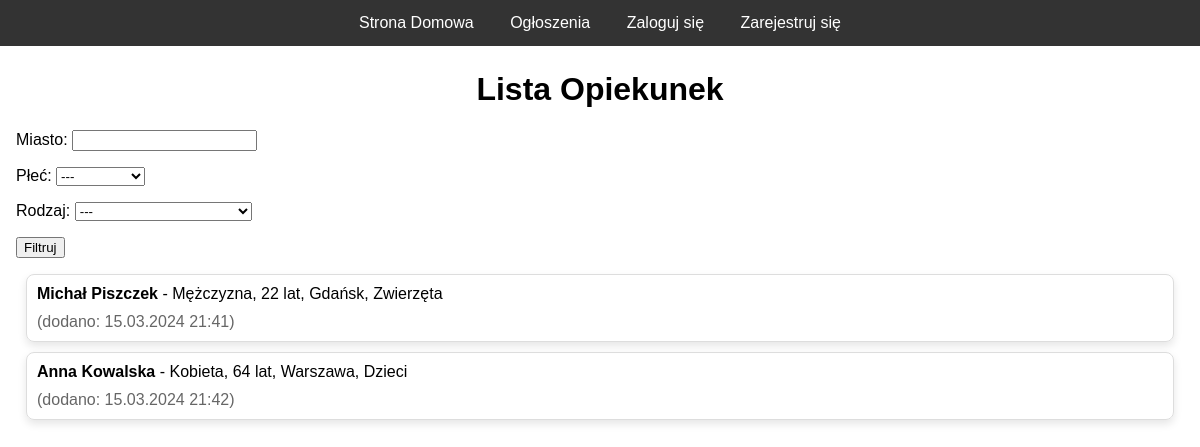
Page /opiekunki/ogloszenia/ on the committed database.
### opiekunki_app/models.py (models this page shows, shortened)
class Opiekunka(models.Model):
    user = models.ForeignKey(User, on_delete=models.CASCADE)
    imie = models.CharField(max_length=100)
    nazwisko = models.CharField(max_length=100)
    plec = models.ForeignKey('Plec', on_delete=models.CASCADE)
    wiek = models.IntegerField(default=50)
    miasto = models.CharField(max_length=100)
    rodzaj = models.ForeignKey('Rodzaj', on_delete=models.CASCADE)
    data_dodania = models.DateTimeField(auto_now_add=True)

class Plec(models.Model):
    nazwa = models.CharField(max_length=100)
    def __str__(self):
        return self.nazwa

class Rodzaj(models.Model):
    nazwa = models.CharField(max_length=100)
    def __str__(self):
        return self.nazwa

### opiekunki_app/views.py (the view)
# urls.py: path('ogloszenia/',views.ogloszenia, name='ogloszenia'),
def ogloszenia(request):
    opiekunki = Opiekunka.objects.all()
    form = OgloszeniaFilterForm(request.GET)
    if form.is_valid():
        miasto = form.cleaned_data.get('miasto')
        plec = form.cleaned_data.get('plec')
        rodzaj = form.cleaned_data.get('rodzaj')
        if miasto:
            opiekunki = opiekunki.filter(miasto__icontains=miasto)
        if plec:
            opiekunki = opiekunki.filter(plec=plec)
        if rodzaj:
            opiekunki = opiekunki.filter(rodzaj=rodzaj)
    context = {'opiekunki': opiekunki,
               'form': form,
               'show_login_register': False}
    if request.user.is_authenticated:
        pass
    else:
        context['show_login_register'] = True
    return render(request, 'opiekunki_app/ogloszenia.html', context)

### opiekunki_app/forms.py
class OgloszeniaFilterForm(forms.Form):
    miasto = forms.CharField(label='Miasto', required=False)
    plec = forms.ChoiceField(label='Płeć', choices=(('', '---'), ('2', 'Kobieta'), ('1', 'Mężczyzna'), ('3', 'Inne')), required=False)
    rodzaj = forms.ChoiceField(label='Rodzaj', choices=(('', '---'), ('2', 'Opieka nad osobą starszą'), ('1', 'Opieka nad dzieckiem'), ('3', 'Opieka nad zwirzęciem'), ('4', 'Opieka nad osobą chorą')), required=False)

### opiekunki_app/templates/opiekunki_app/ogloszenia.html (shortened to what this page needs)
<!DOCTYPE html>
<html lang="pl">
<head>
</head>
<body>
    <nav>
        {% if show_login_register %}
            <a href="{% url 'strona_domowa' %}">Strona Domowa</a>
            <a href="{% url 'ogloszenia' %}">Ogłoszenia</a>
            <a href="{% url 'logowanie' %}">Zaloguj się</a>
            <a href="{% url 'rejestracja' %}">Zarejestruj się</a>
        {% else %}
            <a href="{% url 'strona_domowa' %}">Strona Domowa</a>
            <a href="{% url 'ogloszenia' %}">Ogłoszenia</a>
            <a href="{% url 'lista_opiekunek' %}">Moje ogłoszenie</a>
            <a href="{% url 'wylogowanie' %}">Wylogowanie</a>
        {% endif %}
    </nav>
    <div class="content">
        <h1>Lista Opiekunek</h1>
        <form method="get" action="">
            {{ form.as_p }}
            <button type="submit">Filtruj</button>
        </form>
        <ul>
            {% for opiekunka in opiekunki %}
            <li>
                <strong>{{ opiekunka.imie }} {{ opiekunka.nazwisko }}</strong> - {{ opiekunka.plec }}, {{ opiekunka.wiek }} lat, {{ opiekunka.miasto }}, {{opiekunka.rodzaj}}
                <span>(dodano: {{ opiekunka.data_dodania|date:"d.m.Y H:i" }})</span>
            </li>
            {% empty %}
            <li>Brak opiekunek do wyświetlenia.</li>
            {% endfor %}
        </ul>
    </div>
</body>
</html>

### opiekunki_app/templates/opiekunki_app/ogloszenia.html (style rules this page uses)
body { font-family: Arial, sans-serif; margin: 0; padding: 0; }
nav { background-color: #333; overflow: hidden; text-align: center; position: fixed; width: 100%; top: 0; z-index: 1000; }
nav a { display: inline-block; color: white; padding: 14px 16px; text-decoration: none; }
.content { padding-top: 50px; padding-left: 16px; padding-right: 16px; }
h1 { text-align: center; }
ul { list-style-type: none; padding: 0; }
li { border: 1px solid #ddd; margin: 10px; padding: 10px; border-radius: 8px; box-shadow: 0 4px 8px rgba(0, 0, 0, 0.1); }
span { display: block; margin-top: 10px; color: #666; }

### rows in the picture
Opiekunka: imie "Michał", nazwisko "Piszczek", plec "Mężczyzna", wiek "22", miasto "Gdańsk", rodzaj "Zwierzęta", data_dodania "15.03.2024 21:41"
Opiekunka: imie "Anna", nazwisko "Kowalska", plec "Kobieta", wiek "64", miasto "Warszawa", rodzaj "Dzieci", data_dodania "15.03.2024 21:42"
